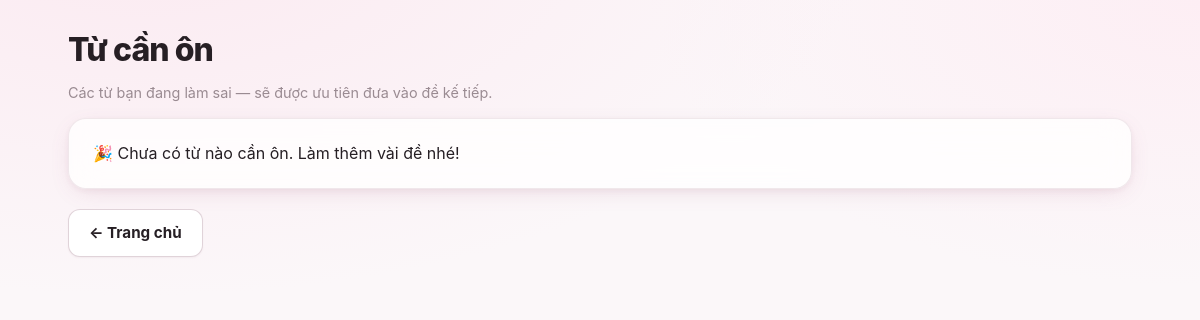
The page /review on the database as committed earlier.
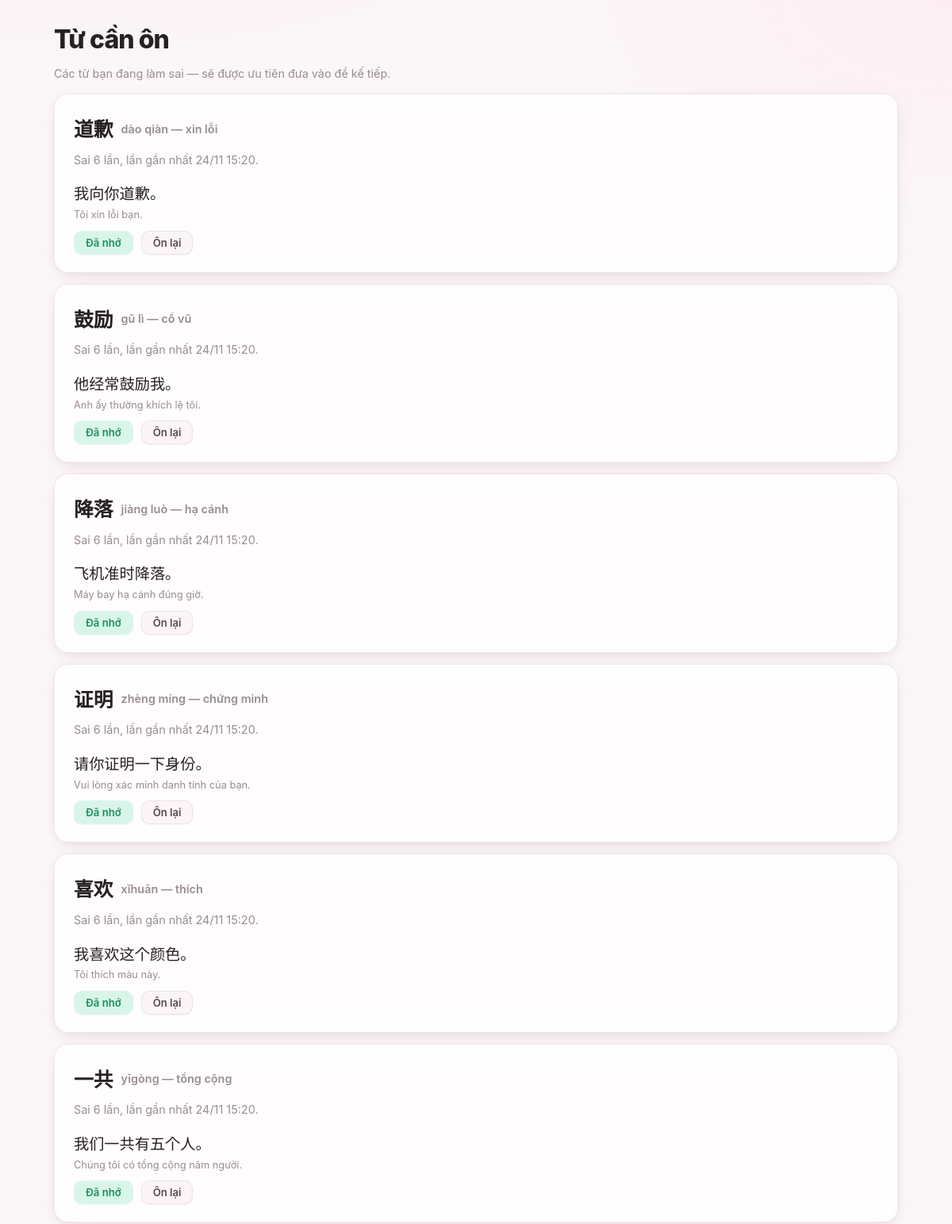
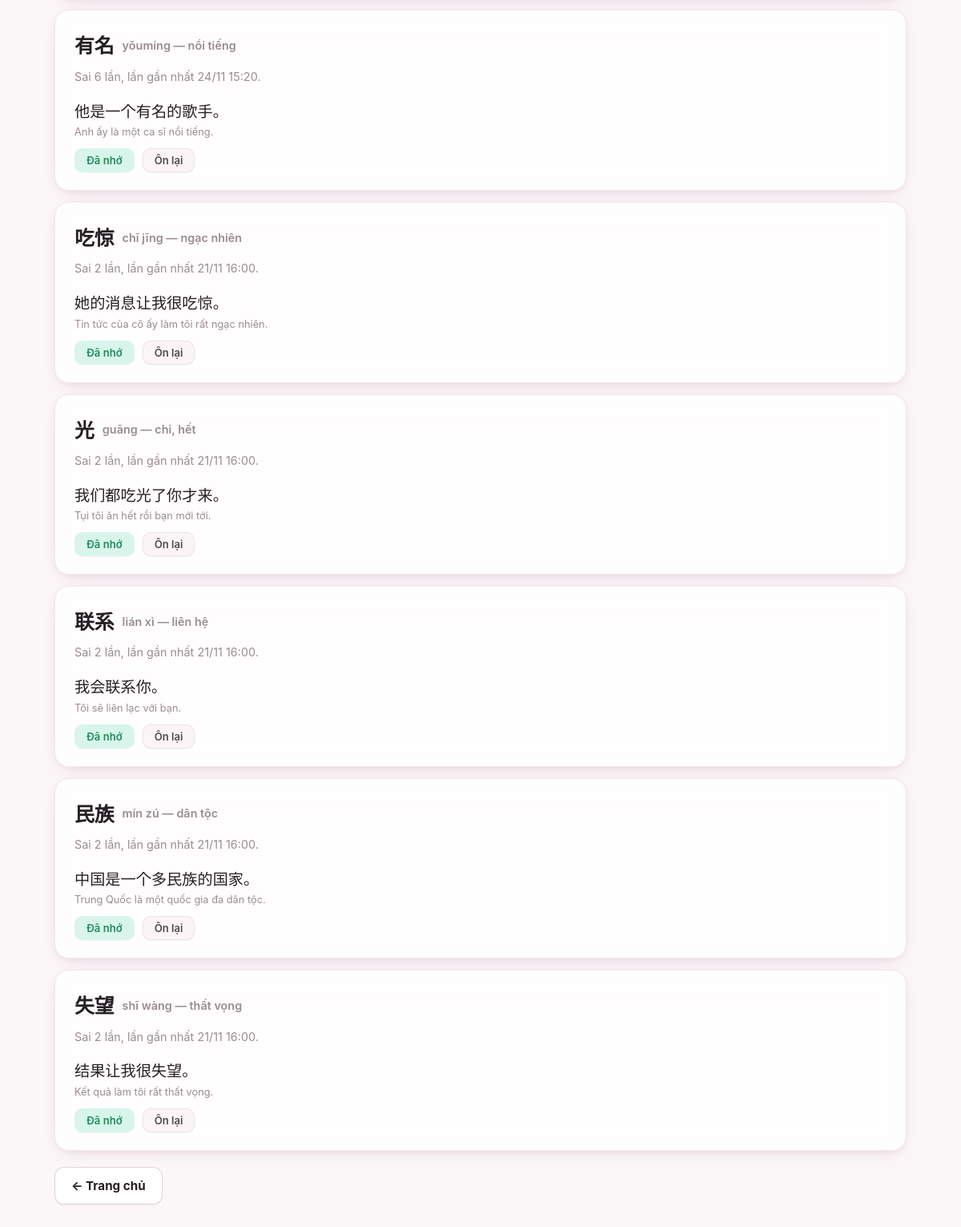
The same page on the database as committed later (2 pictures, top to bottom).
### app/models.py (models this page shows)
class Word(SQLModel, table=True):
    __tablename__ = "words"
    id: int | None = Field(default=None, primary_key=True)
    hanzi: str = Field(index=True, unique=True)
    pinyin: str
    han_viet: str | None = None
    meaning_vi: str
    level: int | None = None  # 3 hoặc 4, NULL nếu file không có cột "Cấp"
    example_zh: str | None = None
    example_pinyin: str | None = None
    example_vi: str | None = None
    created_at: datetime = Field(default_factory=lambda: datetime.now(timezone.utc))

class WordStat(SQLModel, table=True):
    __tablename__ = "word_stats"
    word_id: int = Field(primary_key=True, foreign_key="words.id")
    seen: int = 0
    wrong: int = 0
    correct_streak: int = 0
    last_wrong_at: datetime | None = None
    last_seen_at: datetime | None = None

### app/routes_review.py (the view)
@router.get("/review", response_class=HTMLResponse)
def review_page(request: Request, session: Session = Depends(get_session)):
    return templates.TemplateResponse(
        request, "review.html", {"items": review_items(session)})

### app/templates/review.html (shortened to what this page needs)
<!doctype html>
<html lang="vi">
<head>
<link rel="stylesheet" href="/static/style.css">
</head>
<body>
<main class="page">
  <h1>Từ cần ôn</h1>
  <p class="muted">Các từ bạn đang làm sai — sẽ được ưu tiên đưa vào đề kế tiếp.</p>
  {% if not items %}
  <div class="card">🎉 Chưa có từ nào cần ôn. Làm thêm vài đề nhé!</div>
  {% endif %}
  {% for it in items %}
  <div class="card">
    <div class="qhead">
      <span class="zh">{{ it.word.hanzi }}</span>
      <span class="muted">{{ it.word.pinyin }}{% if it.word.han_viet %} [{{ it.word.han_viet }}]{% endif %} — {{ it.word.meaning_vi }}</span>
    </div>
    <p class="muted" style="margin-top:4px">
      Sai {{ it.stat.wrong }} lần{% if it.stat.last_wrong_at %}, lần gần nhất {{ it.stat.last_wrong_at.strftime("%d/%m %H:%M") }}{% endif %}.
    </p>
    {% if it.word.example_zh %}
    <div class="fb">
      <span class="zh" style="font-size:1.2rem">{{ it.word.example_zh }}</span>
      {% if it.word.example_vi %}<div class="muted small">{{ it.word.example_vi }}</div>{% endif %}
    </div>
    {% endif %}
    <div class="report-form">
      <form method="post" action="/review/{{ it.word.id }}">
        <button type="submit" class="btn small ok">Đã nhớ</button>
      </form>
      <form method="post" action="/review/{{ it.word.id }}">
        <button type="submit" class="btn small">Ôn lại</button>
      </form>
    </div>
  </div>
  {% endfor %}
  <p style="margin-top:20px"><a class="btn ghost" href="/">← Trang chủ</a></p>
</main>
</body>
</html>

Rows that differ between the two databases and show on the page:
now on this page (row unchanged): Word: word.hanzi "道歉", word.pinyin "dào qiàn", word.meaning_vi "xin lỗi", word.example_zh "我向你道歉。", word.example_vi "Tôi xin lỗi bạn."
added WordStat: stat.wrong "6", stat.last_wrong_at "24/11 15:20"
now on this page (row unchanged): Word: word.hanzi "鼓励", word.pinyin "gǔ lì", word.meaning_vi "cổ vũ", word.example_zh "他经常鼓励我。", word.example_vi "Anh ấy thường khích lệ tôi."
added WordStat: stat.wrong "6", stat.last_wrong_at "24/11 15:20"
now on this page (row unchanged): Word: word.hanzi "降落", word.pinyin "jiàng luò", word.meaning_vi "hạ cánh", word.example_zh "飞机准时降落。", word.example_vi "Máy bay hạ cánh đúng giờ."
added WordStat: stat.wrong "6", stat.last_wrong_at "24/11 15:20"
now on this page (row unchanged): Word: word.hanzi "证明", word.pinyin "zhèng míng", word.meaning_vi "chứng minh", word.example_zh "请你证明一下身份。", word.example_vi "Vui lòng xác minh danh tính của bạn."
added WordStat: stat.wrong "6", stat.last_wrong_at "24/11 15:20"
now on this page (row unchanged): Word: word.hanzi "喜欢", word.pinyin "xǐhuān", word.meaning_vi "thích", word.example_zh "我喜欢这个颜色。", word.example_vi "Tôi thích màu này."
added WordStat: stat.wrong "6", stat.last_wrong_at "24/11 15:20"
now on this page (row unchanged): Word: word.hanzi "一共", word.pinyin "yīgòng", word.meaning_vi "tổng cộng", word.example_zh "我们一共有五个人。", word.example_vi "Chúng tôi có tổng cộng năm người."
added WordStat: stat.wrong "6", stat.last_wrong_at "24/11 15:20"
now on this page (row unchanged): Word: word.hanzi "有名", word.pinyin "yǒumíng", word.meaning_vi "nổi tiếng", word.example_zh "他是一个有名的歌手。", word.example_vi "Anh ấy là một ca sĩ nổi tiếng."
added WordStat: stat.wrong "6", stat.last_wrong_at "24/11 15:20"
now on this page (row unchanged): Word: word.hanzi "吃惊", word.pinyin "chī jīng", word.meaning_vi "ngạc nhiên", word.example_zh "她的消息让我很吃惊。", word.example_vi "Tin tức của cô ấy làm tôi rất ngạc nhiên."
added WordStat: stat.wrong "2", stat.last_wrong_at "21/11 16:00"
now on this page (row unchanged): Word: word.hanzi "光", word.pinyin "guāng", word.meaning_vi "chỉ, hết", word.example_zh "我们都吃光了你才来。", word.example_vi "Tụi tôi ăn hết rồi bạn mới tới."
added WordStat: stat.wrong "2", stat.last_wrong_at "21/11 16:00"
now on this page (row unchanged): Word: word.hanzi "联系", word.pinyin "lián xì", word.meaning_vi "liên hệ", word.example_zh "我会联系你。", word.example_vi "Tôi sẽ liên lạc với bạn."
added WordStat: stat.wrong "2", stat.last_wrong_at "21/11 16:00"
now on this page (row unchanged): Word: word.hanzi "民族", word.pinyin "mín zú", word.meaning_vi "dân tộc", word.example_zh "中国是一个多民族的国家。", word.example_vi "Trung Quốc là một quốc gia đa dân tộc."
added WordStat: stat.wrong "2", stat.last_wrong_at "21/11 16:00"
now on this page (row unchanged): Word: word.hanzi "失望", word.pinyin "shī wàng", word.meaning_vi "thất vọng", word.example_zh "结果让我很失望。", word.example_vi "Kết quả làm tôi rất thất vọng."
added WordStat: stat.wrong "2", stat.last_wrong_at "21/11 16:00"
Other text that changed with them:
new list line: "— Sai lần , lần gần nhất . Đã nhớ Ôn lại"
text no longer shown: "🎉 Chưa có từ nào cần ôn. Làm thêm vài đề nhé!"
